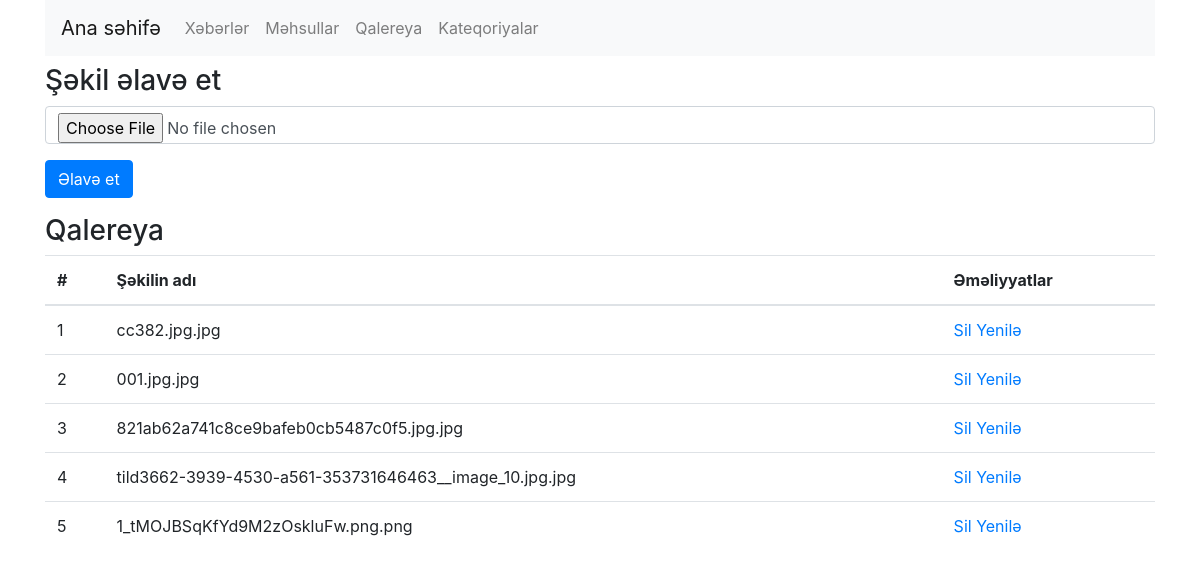
Page /admin/gallery on the earlier database version.
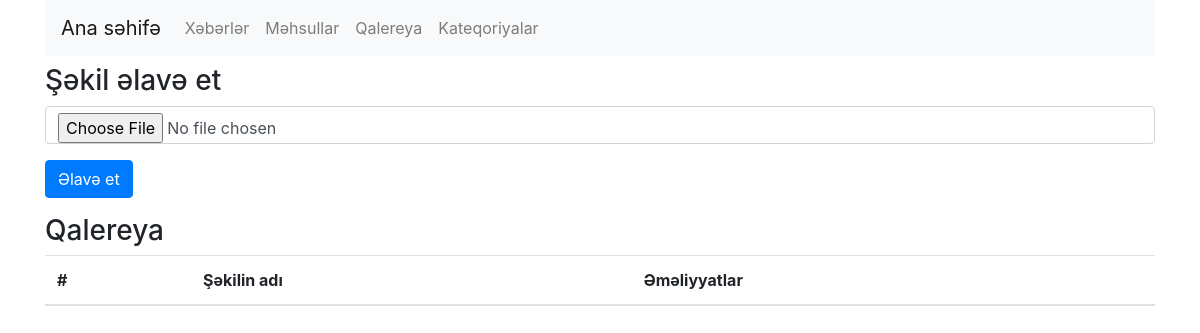
Same page on the later database version.
### models.py (models this page shows)
class Gallery_img(db.Model):
    id=db.Column(db.Integer,primary_key=True)
    gallery_title=db.Column(db.String(50))
    gallery_img=db.Column(db.String(50))

### controllers/admin/gallery.py (the view, shortened to what this page needs)
@app.route('/admin/gallery',methods=['GET','POST'])
def admin_gallery_index():
    from run import db
    from models import Gallery_img
    return render_template('admin/gallery.html',gallery_img=Gallery_img.query.all())

### controllers/app/main.py (called while the page is built)
@app.context_processor
def inject_user():
    return dict(categories=Categories.query.all())

### templates/admin/gallery.html
{% extends "admin/base.html" %} {% block content %}
<h3 class="my-2">Şəkil əlavə et</h3>
<form action="/admin/gallery"method='POST' enctype="multipart/form-data">
    <input type="file" name="gallery_img" class="form-control my-2" placeholder="Xəbərin şəkli">
    <input type="submit"  class="btn btn-primary my-2" value="Əlavə et">
</form>
<h3 class="my-2">Qalereya</h3>
<table class="table">
    <thead>
        <tr>
            <th>#</th>
            <th>Şəkilin adı</th>
            <th>Əməliyyatlar</th>
        </tr>
    </thead>
    <tbody>
        {% for gallery in gallery_img %}
        <tr>
            <td scope="row">{{gallery.id}}</td>
            <td>{{gallery.gallery_img}}</td>
            <td>
                <a href="/admin/gallery/delete/{{gallery.id}}">Sil</a>
                <a href="#">Yenilə</a>
            </td>
        </tr>
        {% endfor %}
    </tbody>
</table>
{% endblock %}

### templates/admin/base.html (shortened to what this page needs)
<!doctype html>
<html lang="en">
  <head>
    <link rel="stylesheet" href="https://stackpath.bootstrapcdn.com/bootstrap/4.3.1/css/bootstrap.min.css">
  </head>
  <body>
    <div class="container">
      <div class="row">
        <div class="col-12">
          <nav class="navbar navbar-expand-sm navbar-light bg-light">
            <a class="navbar-brand" href="/admin">Ana səhifə</a>
            <div class="collapse navbar-collapse" id="collapsibleNavId">
              <ul class="navbar-nav mr-auto mt-2 mt-lg-0">
                <li class="nav-item">
                  <a class="nav-link" href="/admin/news">Xəbərlər</a>
                </li>
                <li class="nav-item">
                  <a class="nav-link" href="/admin/products">Məhsullar</a>
                </li>
                <li class="nav-item">
                  <a class="nav-link" href="/admin/gallery">Qalereya</a>
                </li>
                <li class="nav-item">
                  <a class="nav-link" href="/admin/categories">Kateqoriyalar</a>
                </li>
              </ul>
            </div>
          </nav>
        </div>
      </div>
    </div>
      <div class="container">
        <div class="row">
          <div class="col-12">
            {% block content %}
        {% endblock %}
          </div>
        </div>
      </div>
  </body>
</html>

Differences in the rows shown:
removed Gallery_img: id "1", gallery_img "cc382.jpg.jpg"
removed Gallery_img: id "2", gallery_img "001.jpg.jpg"
removed Gallery_img: id "3", gallery_img "821ab62a741c8ce9bafeb0cb5487c0f5.jpg.jpg"
removed Gallery_img: id "4", gallery_img "tild3662-3939-4530-a561-353731646463__image_10.jpg.jpg"
removed Gallery_img: id "5", gallery_img "1_tMOJBSqKfYd9M2zOskluFw.png.png"
